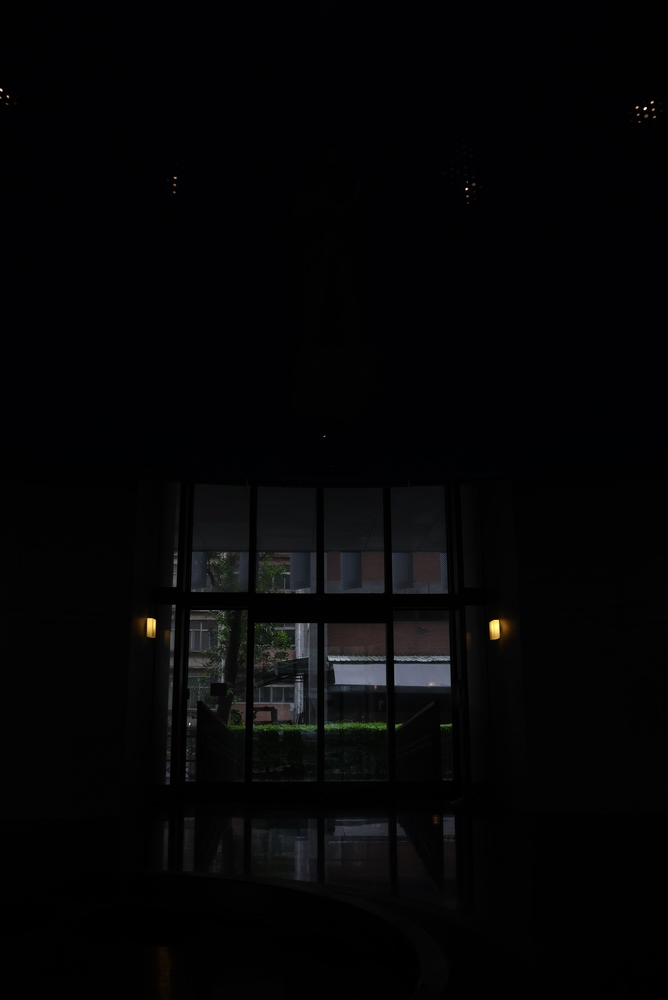
#> input picture project1/data/148A8373.JPG, 668 x 1000 px, shrunk from 2320 x 3472 before the run
$ python -i utils.py   (imports and definitions only)
#> lines starting #> are read from the running program, lines starting #| are printed output that depends on the picture
#> further down, picture is the input picture: shape (1000, 668, 3); mean B, G, R 5.9, 5, 4.9
import cv2
import numpy as np
from numpy.typing import NDArray

def show_single_channel(img, colormap = cv2.COLORMAP_TURBO):
    img = cv2.normalize(img, None, 0, 255, cv2.NORM_MINMAX).astype(np.uint8)
    img = cv2.applyColorMap(img, colormap)
    cv2.imshow("Image", img)
    cv2.waitKey(0)
    cv2.destroyAllWindows()

def show_channels(img: NDArray[np.float32], skip_display = False, colormap = cv2.COLORMAP_TURBO) -> NDArray[np.float32]:
#> called with skip_display = False, colormap = 20
    b, g, r = cv2.split(img)

    b_norm = cv2.normalize(b, None, 0, 255, cv2.NORM_MINMAX).astype(np.uint8)
    g_norm = cv2.normalize(g, None, 0, 255, cv2.NORM_MINMAX).astype(np.uint8)
    r_norm = cv2.normalize(r, None, 0, 255, cv2.NORM_MINMAX).astype(np.uint8)

    b_color = cv2.applyColorMap(b_norm, colormap)
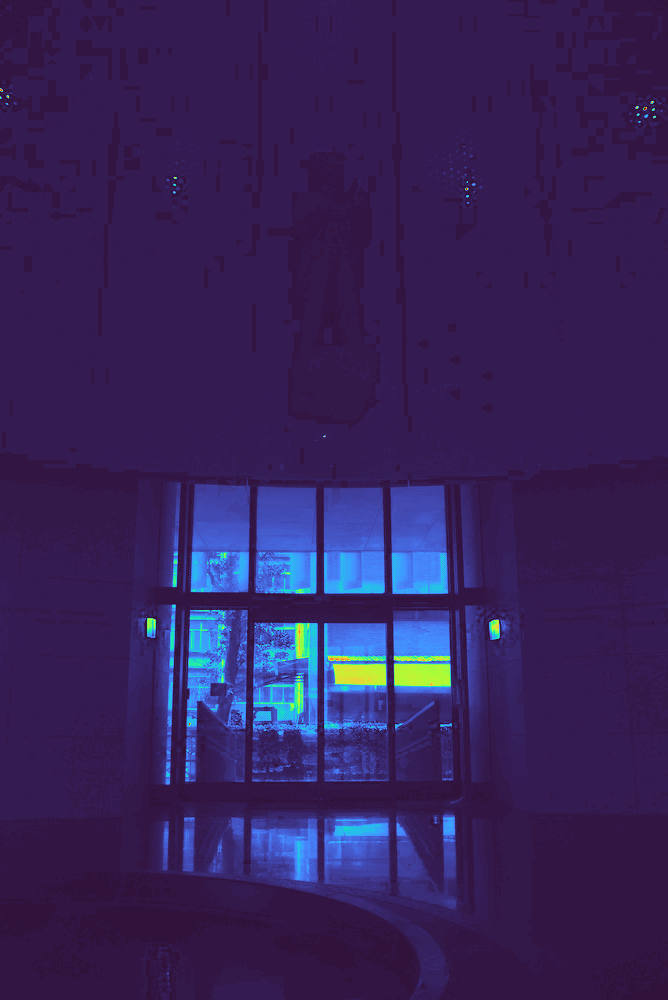
#> b_color: shape (1000, 668, 3); mean B, G, R 90, 34.4, 53.4
    g_color = cv2.applyColorMap(g_norm, colormap)
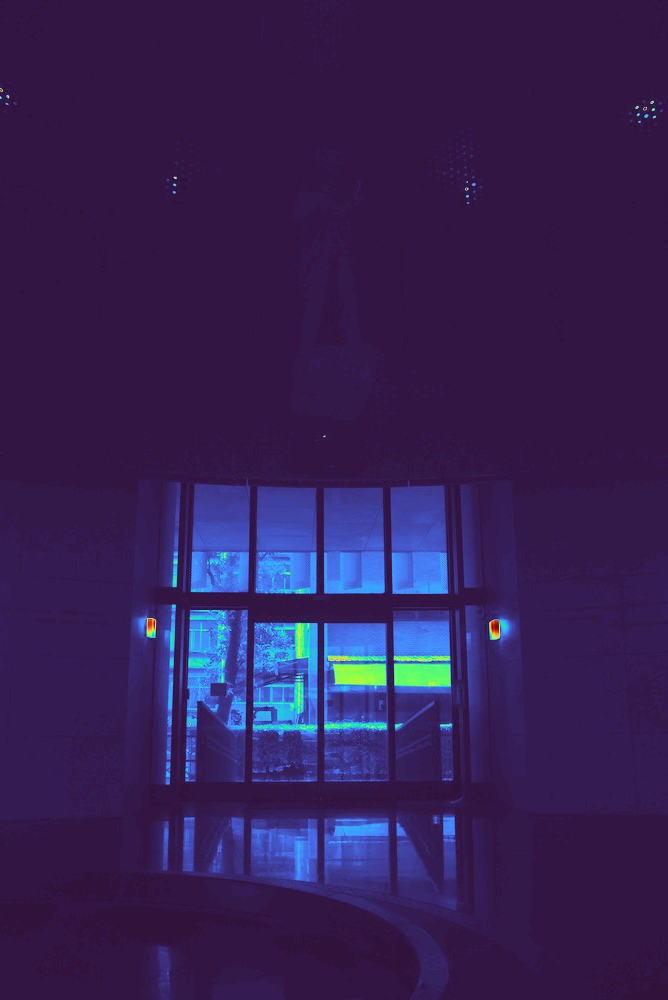
#> g_color: shape (1000, 668, 3); mean B, G, R 84.3, 31.7, 52.4
    r_color = cv2.applyColorMap(r_norm, colormap)

    stacked = np.hstack((b_color, g_color, r_color))
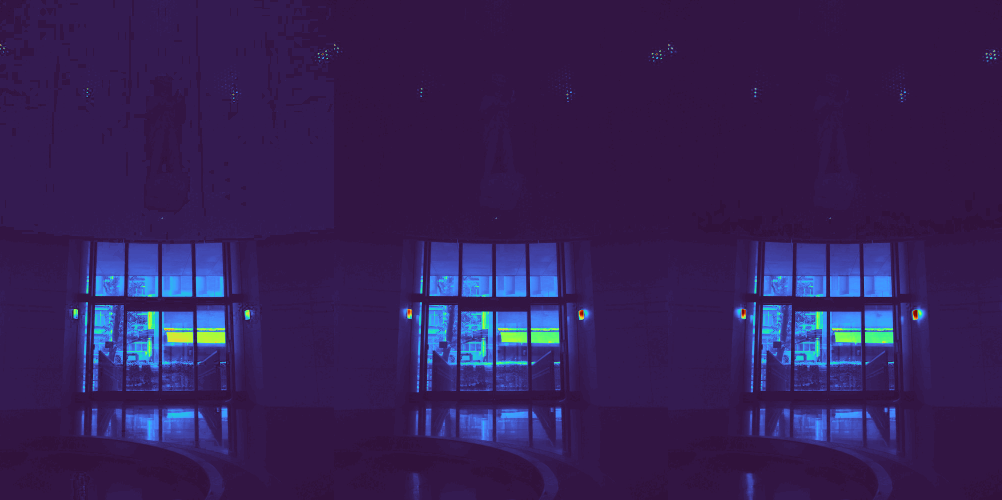
#> stacked: shape (1000, 2004, 3) (shown at 1/2 size); mean B, G, R 86.1, 32.5, 52.7

    if not skip_display:
        cv2.imshow("B | G | R Channel Intensities", stacked)
        cv2.waitKey(0)
        cv2.destroyAllWindows()
    return stacked

def normalize(mat: NDArray[np.float32]) -> NDArray[np.float32]:
    v_max = mat.max()
    v_min = mat.min()
    if v_max == v_min:
        print("[Warn] All values are identical when normalize")
        return np.ones_like(mat)
    return (mat - v_min) / (v_max - v_min)

>>> import cv2
>>> picture = cv2.imread('../data/148A8373.JPG')
>>> result = show_channels(picture)

$ run again, on project1/data/148A8376.JPG
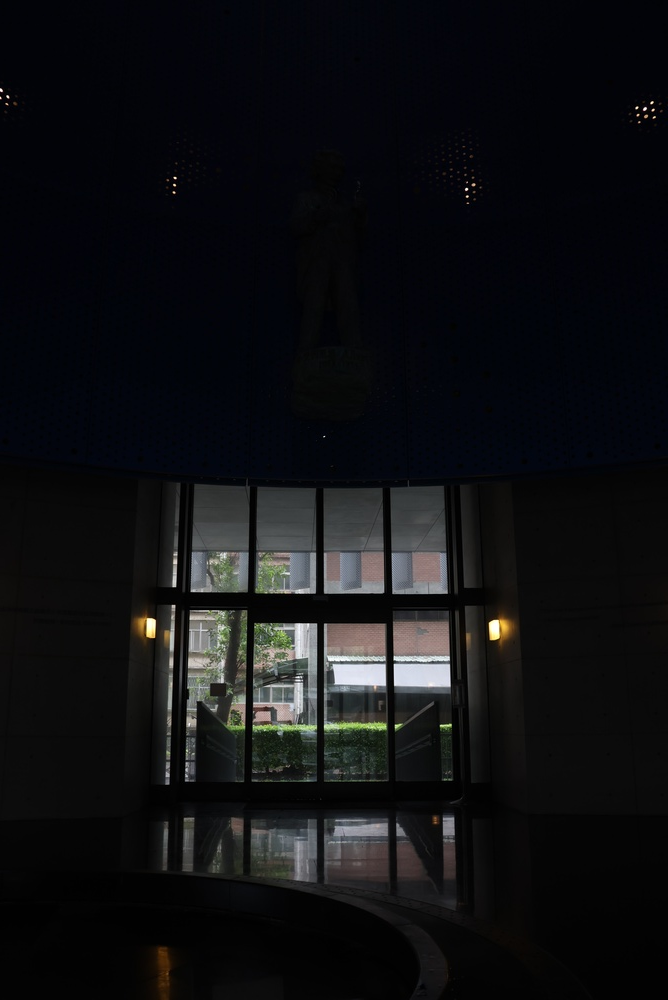
#> input picture project1/data/148A8376.JPG, 668 x 1000 px, shrunk from 2320 x 3472 before the run
#> picture is the input picture: shape (1000, 668, 3); mean B, G, R 18.5, 16.2, 15.5
#> in show_channels, `r_color = cv2.applyColorMap(r_norm, colormap)`:
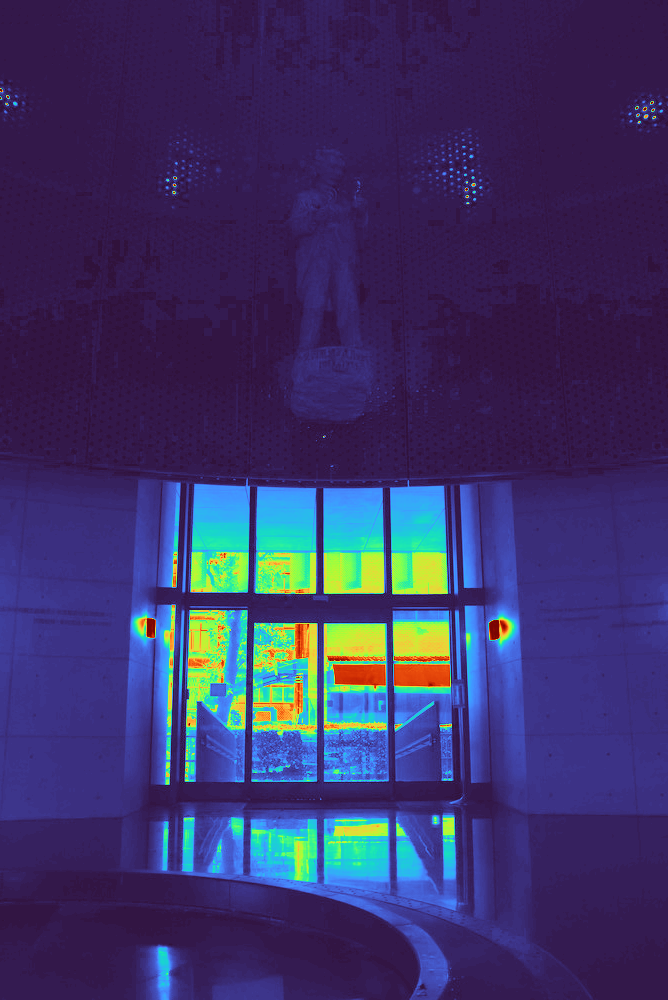
#> r_color: shape (1000, 668, 3); mean B, G, R 104.2, 51.7, 59.2
#> in show_channels, `stacked = np.hstack((b_color, g_color, r_color))`:
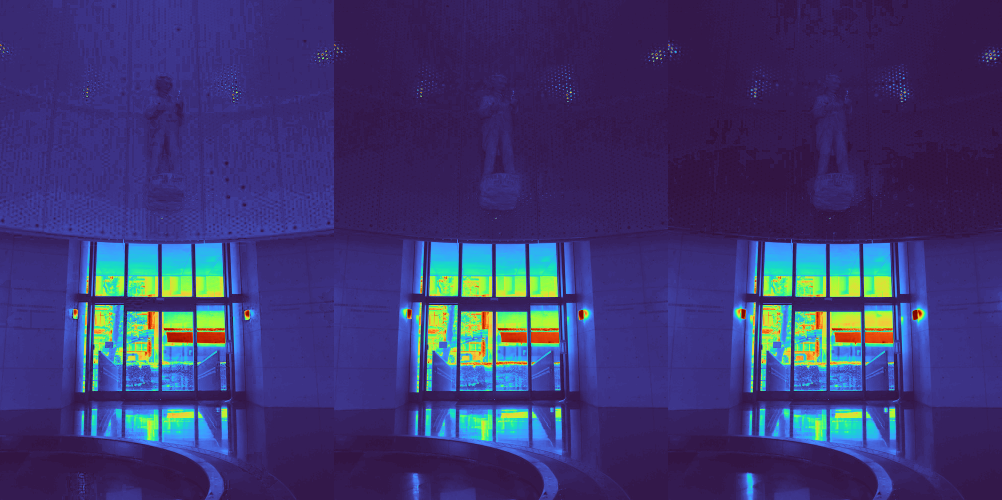
#> stacked: shape (1000, 2004, 3) (shown at 1/2 size); mean B, G, R 113.4, 55.7, 60.3
